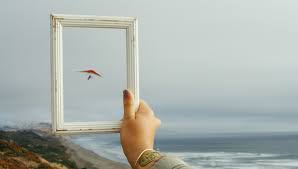
#> input picture Picture/download.jpeg, 298 x 169 px
$ python main.py
#> lines starting #> are read from the running program, lines starting #| are printed output that depends on the picture
import cv2

img = cv2.imread('Picture/download.jpeg')
#> img is the input picture: shape (169, 298, 3); mean B, G, R 173.2, 178, 171.3
# print(img.shape)
width=int(img.shape[1]/5)
#> width = 59
height =int(img.shape[0]/5)
#> height = 33

scaled_img=cv2.resize(img, (width, height), interpolation=cv2.INTER_AREA)
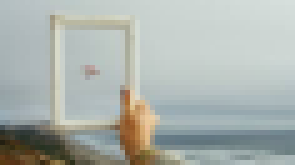
#> scaled_img: shape (33, 59, 3) (shown 5 times larger); mean B, G, R 173.2, 178.1, 171.3
cv2.imwrite('scaled_photo1.jpg', scaled_img)
